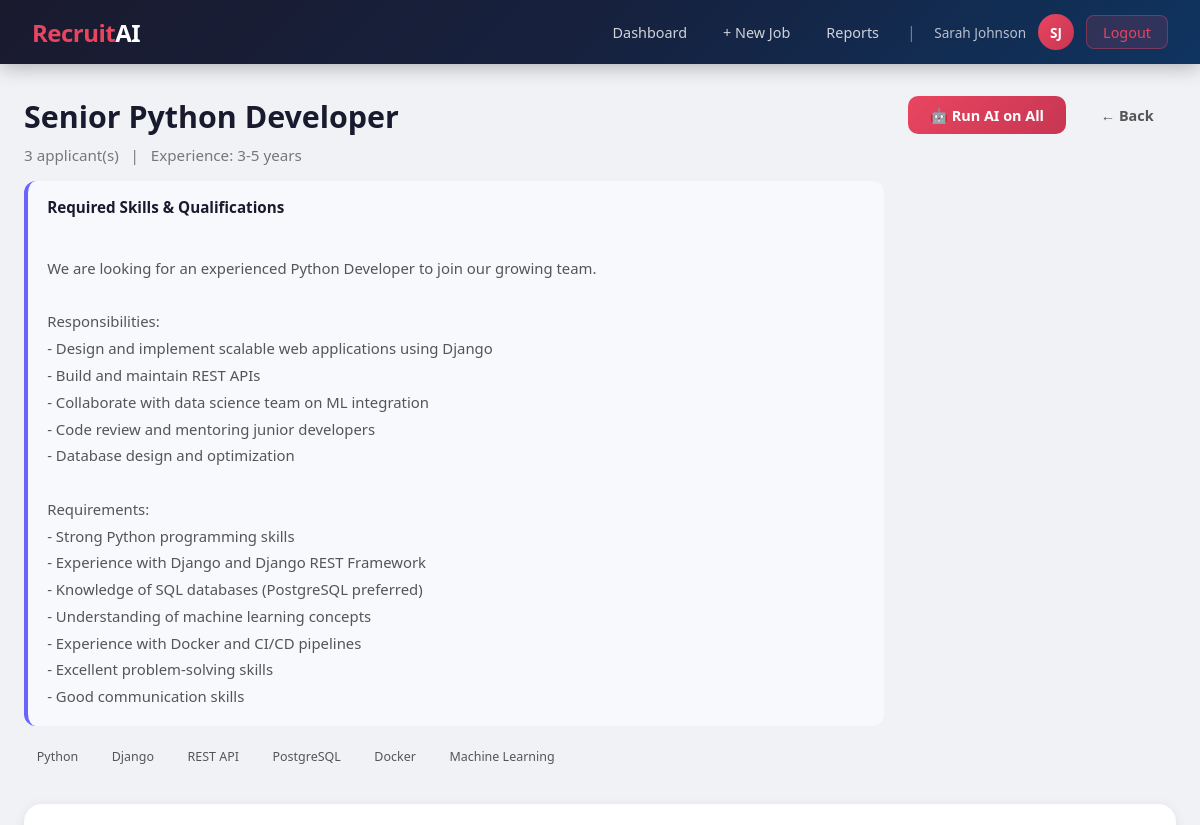
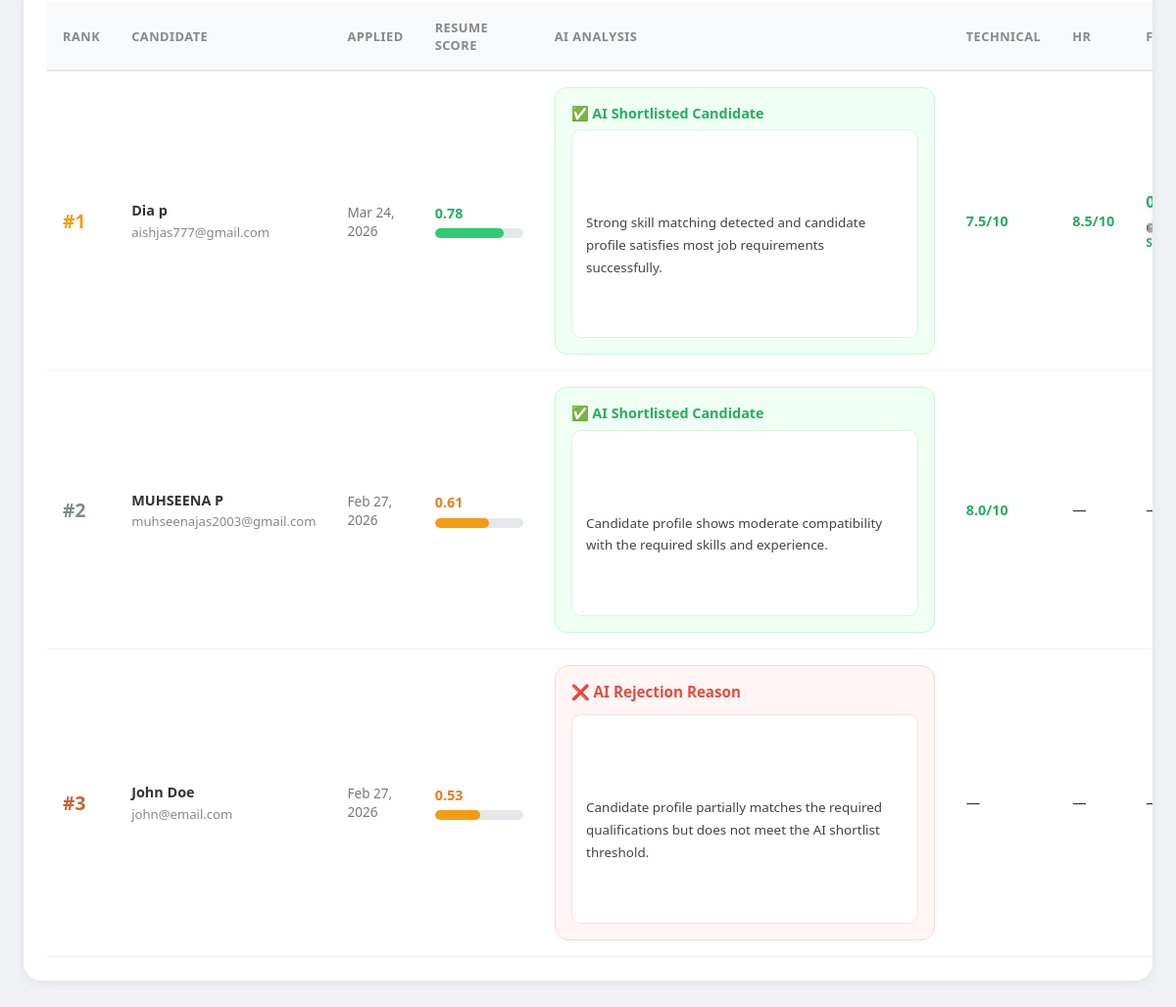
Page /hr/jobs/1/applicants/ (signed in) on the earlier database version (2 pictures, top to bottom).
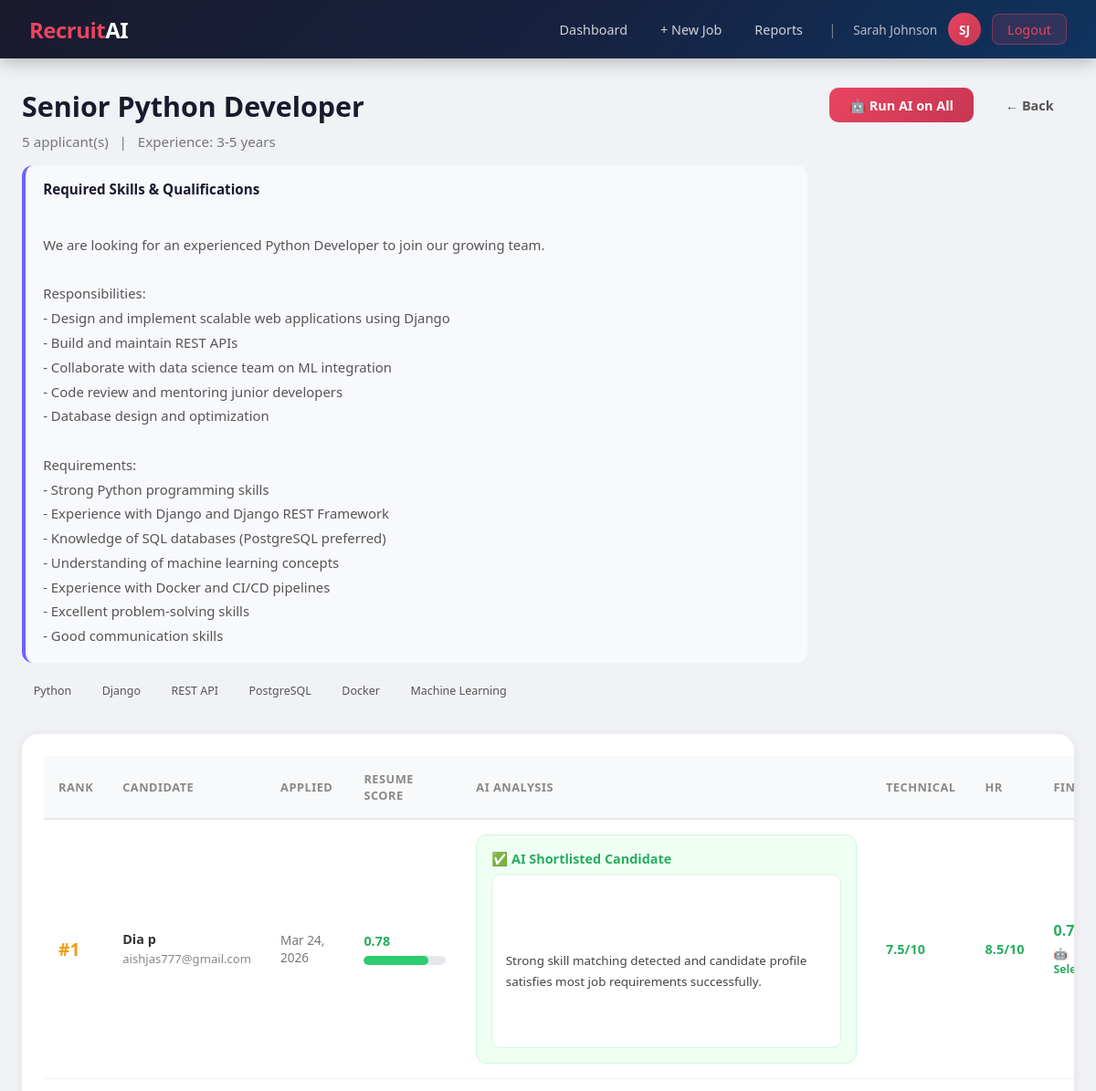
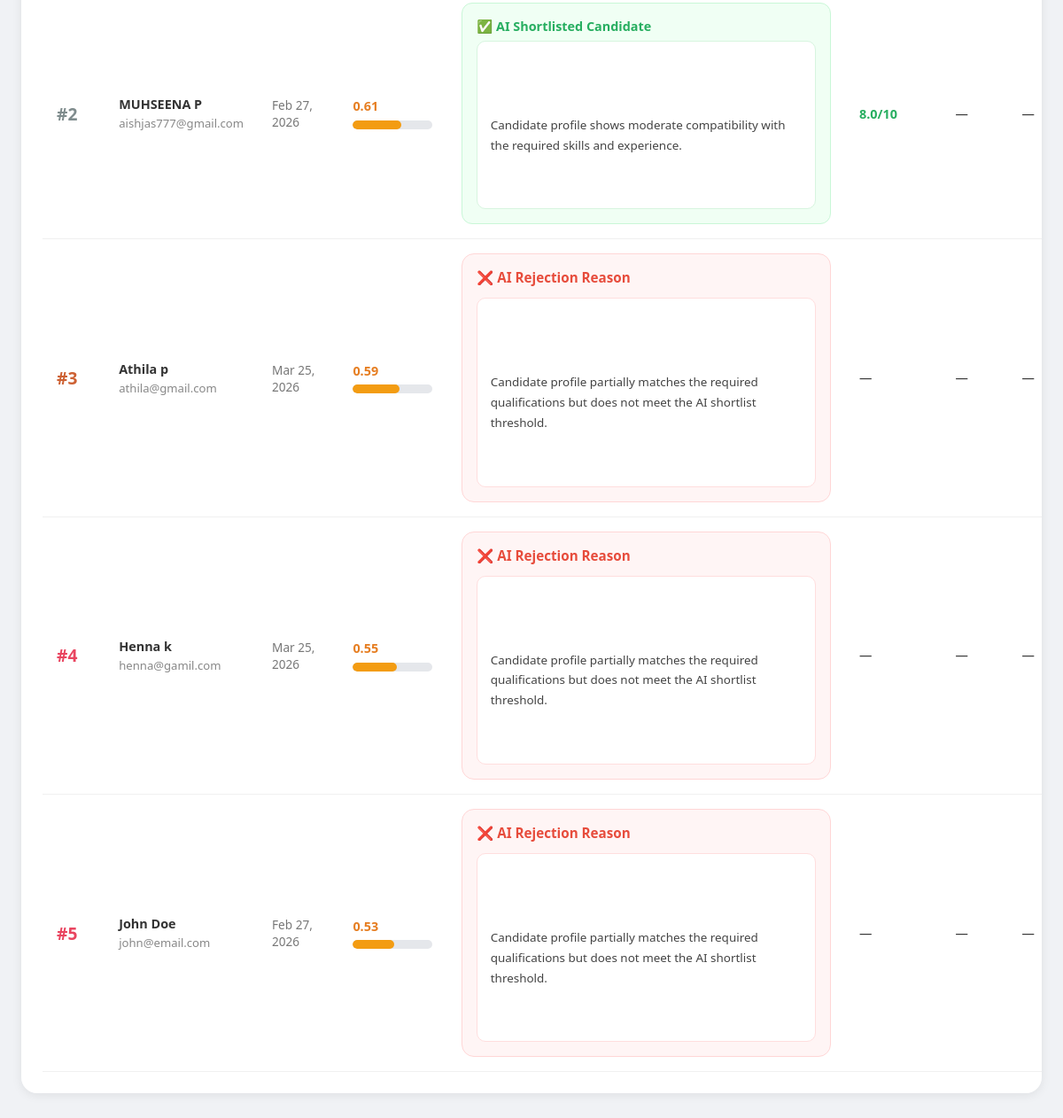
Same page on the later database version (2 pictures, top to bottom).
### core/models.py (models this page shows, shortened)
class Application(models.Model):
    STATUS_CHOICES = [
        ('applied', 'Applied'),
        ('not_shortlisted', 'Not Shortlisted'),
        ('shortlisted', 'Shortlisted'),
        ('technical_scheduled', 'Technical Interview Scheduled'),
        ('technical_completed', 'Technical Interview Completed'),
        ('hr_scheduled', 'HR Interview Scheduled'),
        ('hr_completed', 'HR Interview Completed'),
        ('system_recommended', 'System Recommended'),
        ('selected', 'Selected'),
        ('rejected', 'Rejected'),
    ]
    RECOMMENDATION_CHOICES = [
        ('selected', 'Selected'),
        ('rejected', 'Rejected'),
    ]
    job = models.ForeignKey(
        Job,
        on_delete=models.CASCADE,
        related_name='applications'
    )
    candidate = models.ForeignKey(
        User,
        on_delete=models.CASCADE,
        related_name='applications'
    )
    resume = models.FileField(
        upload_to='resumes/'
    )
    resume_text = models.TextField(
        blank=True
    )
    status = models.CharField(
        max_length=30,
        choices=STATUS_CHOICES,
        default='applied',
        null=False,
        blank=False
    )
    rank = models.IntegerField(
        null=True,
        blank=True
    )
    applied_at = models.DateTimeField(
        auto_now_add=True
    )
    updated_at = models.DateTimeField(
        auto_now=True
    )
    resume_score = models.FloatField(
        null=True,
        blank=True
    )
    missing_skills = models.TextField(
        blank=True
    )
    rejection_reason = models.TextField(
        blank=True
    )
    technical_date = models.DateField(
        null=True,
        blank=True
    )
    technical_time = models.TimeField(
        null=True,
        blank=True
    )
    technical_interviewer = models.CharField(
        max_length=100,
        blank=True
    )
    technical_score = models.FloatField(
        null=True,
        blank=True
    )
    technical_attended = models.BooleanField(
        null=True,
        blank=True
    )
    technical_feedback = models.TextField(
        blank=True
    )
    hr_date = models.DateField(
        null=True,
        blank=True
    )
    hr_time = models.TimeField(
        null=True,
        blank=True
    )
    hr_interviewer = models.CharField(
        max_length=100,
        blank=True
    )
    hr_score = models.FloatField(
        null=True,
        blank=True
    )
    hr_attended = models.BooleanField(
        null=True,
        blank=True
    )
    hr_feedback = models.TextField(
        blank=True
    )
    final_score = models.FloatField(
        null=True,
        blank=True
    )
    system_recommendation = models.CharField(
        max_length=10,
        choices=RECOMMENDATION_CHOICES,
        null=True,
        blank=True
    )
    final_decision = models.CharField(
        max_length=10,
        choices=RECOMMENDATION_CHOICES,
        null=True,
        blank=True
    )
    hr_decision_notes = models.TextField(
        blank=True
    )
    class Meta:
        unique_together = ('job', 'candidate')
        ordering = ['-resume_score']

### core/views.py (the view)
    @login_required
    def wrapper(request, *args, **kwargs):
        if not hasattr(request.user, 'profile') or not request.user.profile.is_hr():
            messages.error(request, "Access denied. HR only.")
            return redirect('dashboard')
        return func(request, *args, **kwargs)

### core/templates/core/job_applicants.html (shortened to what the changed rows need)
{% extends 'core/base.html' %}
{% block content %}
<div class="container">
    <div style="
        display:flex;
        justify-content:space-between;
        align-items:flex-start;
        margin-bottom:2rem;
        flex-wrap:wrap;
        gap:1.5rem;
    ">
        <div style="max-width:900px; flex:1;">
            <h1 style="
                font-size:1.9rem;
                color:#1a1a2e;
                font-weight:800;
                margin-bottom:0.5rem;
            ">
                {{ job.title }}
            </h1>
            <p style="
                color:#777;
                margin-bottom:1rem;
                font-size:0.95rem;
            ">
                {{ applications|length }} applicant(s)
                &nbsp; | &nbsp;
                Experience: {{ job.required_experience }}
            </p>
            <div style="
                background:#f8f9fc;
                border-left:4px solid #6c63ff;
                padding:1rem 1.2rem;
                border-radius:12px;
                margin-bottom:1rem;
            ">
                <div style="
                    font-weight:700;
                    color:#1a1a2e;
                    margin-bottom:0.7rem;
                    font-size:0.95rem;
                ">
                </div>
                <div style="
                    color:#555;
                    line-height:1.8;
                    font-size:0.93rem;
                    word-break:break-word;
                    white-space:pre-line;
                ">
                </div>
            </div>
            <div style="
                display:flex;
                flex-wrap:wrap;
                gap:0.5rem;
            ">
                {% for skill in job.get_skills_list %}
                <span class="skill-tag">
                    {{ skill }}
                </span>
                {% endfor %}
            </div>
        </div>
    </div>
    {% if applications %}
    <div class="card" style="
        overflow-x:auto;
        border-radius:18px;
    ">
        <table style="
            width:100%;
            border-collapse:collapse;
            min-width:1400px;
        ">
            <thead style="
                background:#f8f9fc;
            ">
                <tr>
                    <th style="padding:1rem;">Rank</th>
                    <th style="padding:1rem;">Candidate</th>
                    <th style="padding:1rem;">Applied</th>
                    <th style="padding:1rem;">Resume Score</th>
                    <th style="padding:1rem; min-width:420px;">AI Analysis</th>
                    <th style="padding:1rem;">Technical</th>
                    <th style="padding:1rem;">HR</th>
                    <th style="padding:1rem;">Final</th>
                </tr>
            </thead>
            <tbody>
                {% for app in applications %}
                <tr style="
                    border-top:1px solid #ececec;
                    vertical-align:top;
                ">
                    <td style="padding:1rem;">
                        <span class="rank-num {% if app.rank == 1 %}rank-1{% elif app.rank == 2 %}rank-2{% elif app.rank == 3 %}rank-3{% endif %}">
                            {% if app.rank %}
                                #{{ app.rank }}
                            {% else %}
                                —
                            {% endif %}
                        </span>
                    </td>
                    <td style="padding:1rem;">
                        <strong>
                            {{ app.candidate.get_full_name|default:app.candidate.username }}
                        </strong>
                        <div style="
                            font-size:0.82rem;
                            color:#888;
                            margin-top:0.2rem;
                        ">
                            {{ app.candidate.email }}
                        </div>
                    </td>
                    <td style="
                        padding:1rem;
                        color:#777;
                        font-size:0.85rem;
                    ">
                        {{ app.applied_at|date:"M d, Y" }}
                    </td>
                    <td style="padding:1rem;">
                        {% if app.resume_score is not None %}
                        <div style="
                            font-weight:700;
                            margin-bottom:0.4rem;
                            color:{% if app.resume_score >= 0.7 %}#27ae60{% elif app.resume_score >= 0.5 %}#e67e22{% else %}#e74c3c{% endif %};
                        ">
                            {{ app.resume_score|floatformat:2 }}
                        </div>
                        <div style="
                            width:90px;
                            height:10px;
                            background:#e5e7eb;
                            border-radius:30px;
                            overflow:hidden;
                        ">
                            <div style="
                                height:100%;
                                border-radius:30px;
                                width:{% widthratio app.resume_score 1 100 %}%;
                                background:{% if app.resume_score >= 0.7 %}#2ecc71{% elif app.resume_score >= 0.5 %}#f39c12{% else %}#e74c3c{% endif %};
                            ">
                            </div>
                        </div>
                        {% endif %}
                    </td>
                    <td style="
                        padding:1rem;
                        min-width:420px;
                    ">
                        {% if app.status == 'not_shortlisted' %}
                        <div style="
                            background:#fff5f5;
                            border:1px solid #ffd6d6;
                            border-radius:14px;
                            padding:1rem;
                        ">
                            <div style="
                                color:#e74c3c;
                                font-weight:700;
                                margin-bottom:0.8rem;
                                font-size:0.95rem;
                            ">
                                ❌ AI Rejection Reason
                            </div>
                            <div style="
                                background:#ffffff;
                                border:1px solid #ffdede;
                                border-radius:10px;
                                padding:0.9rem;
                                font-size:0.84rem;
                                color:#444;
                                line-height:1.7;
                                white-space:pre-line;
                                word-break:break-word;
                            ">
                                {% if app.rejection_reason %}
                                    {{ app.rejection_reason }}
                                {% elif app.resume_score < 0.5 %}
                                    Resume similarity score is too low compared with the job description.
                                {% elif app.resume_score < 0.6 %}
                                    Candidate profile partially matches the required qualifications but does not meet the AI shortlist threshold.
                                {% else %}
                                    Important required skills and qualifications are missing from the resume.
                                {% endif %}
                            </div>
                        </div>
                        {% elif app.status == 'shortlisted' or app.status == 'technical_scheduled' or app.status == 'technical_completed' or app.status == 'hr_scheduled' or app.status == 'hr_completed' or app.status == 'system_recommended' or app.status == 'selected' %}
                        <div style="
                            background:#f0fff4;
                            border:1px solid #c9f7d7;
                            border-radius:12px;
                            padding:1rem;
                        ">
                            <div style="
                                color:#27ae60;
                                font-weight:700;
                                margin-bottom:0.45rem;
                            ">
                                ✅ AI Shortlisted Candidate
                            </div>
                            <div style="
                                background:#ffffff;
                                border:1px solid #d7f5df;
                                border-radius:10px;
                                padding:0.9rem;
                                font-size:0.84rem;
                                color:#444;
                                line-height:1.7;
                                white-space:pre-line;
                                word-break:break-word;
                            ">
                                {% if app.resume_score >= 0.85 %}
                                    Excellent resume similarity score with strong alignment to required technical skills and qualifications.
                                {% elif app.resume_score >= 0.75 %}
                                    Strong skill matching detected and candidate profile satisfies most job requirements successfully.
                                {% elif app.resume_score >= 0.65 %}
                                    Candidate meets the AI shortlist threshold with acceptable resume relevance and qualifications.
                                {% elif app.resume_score >= 0.60 %}
                                    Candidate profile shows moderate compatibility with the required skills and experience.
                                {% else %}
                                    Candidate shortlisted based on overall profile relevance and AI matching analysis.
                                {% endif %}
                            </div>
                        </div>
                        {% endif %}
                    </td>
                    <td style="padding:1rem;">
                        {% if app.technical_score is not None %}
                        <div style="
                            font-weight:700;
                            color:{% if app.technical_score >= 7 %}#27ae60{% elif app.technical_score >= 5 %}#e67e22{% else %}#e74c3c{% endif %};
                        ">
                            {{ app.technical_score }}/10
                        </div>
                        {% else %}
                        —
                        {% endif %}
                    </td>
                    <td style="padding:1rem;">
                        {% if app.hr_score is not None %}
                        <div style="
                            font-weight:700;
                            color:{% if app.hr_score >= 7 %}#27ae60{% elif app.hr_score >= 5 %}#e67e22{% else %}#e74c3c{% endif %};
                        ">
                            {{ app.hr_score }}/10
                        </div>
                        {% else %}
                        —
                        {% endif %}
                    </td>
                    <td style="padding:1rem;">
                        {% if app.final_score is not None %}
                        <div style="
                            font-weight:800;
                            font-size:1rem;
                            color:{% if app.final_score >= 0.7 %}#27ae60{% elif app.final_score >= 0.5 %}#e67e22{% else %}#e74c3c{% endif %};
                        ">
                            {{ app.final_score|floatformat:3 }}
                        </div>
                        {% if app.system_recommendation %}
                        <div style="
                            margin-top:0.35rem;
                            font-size:0.76rem;
                            font-weight:600;
                            color:{% if app.system_recommendation == 'selected' %}#27ae60{% else %}#e74c3c{% endif %};
                        ">
                            🤖 {{ app.system_recommendation|capfirst }}
                        </div>
                        {% endif %}
                        {% else %}
                        —
                        {% endif %}
                    </td>
                </tr>
                {% endfor %}
            </tbody>
        </table>
    </div>
    {% endif %}
</div>
{% endblock %}

Differences in the rows shown:
changed Application "MUHSEENA P": candidate.email "muhseenajas2003@gmail.com" → "aishjas777@gmail.com"
added Application: rank "3", candidate.get_full_name "Athila p", candidate.email "athila@gmail.com", applied_at "Mar 25, 2026", resume_score "0.59", status "❌ AI Rejection Reason", shows "Candidate profile partially matches the required qualifications but does not meet the AI shortlist threshold."
added Application: rank "4", candidate.get_full_name "Henna k", candidate.email "henna@gamil.com", applied_at "Mar 25, 2026", resume_score "0.55", status "❌ AI Rejection Reason", shows "Candidate profile partially matches the required qualifications but does not meet the AI shortlist threshold."
changed Application "John Doe": rank "3" → "5"
Other differences:
{{ applications|length }}: "3" → "5"
